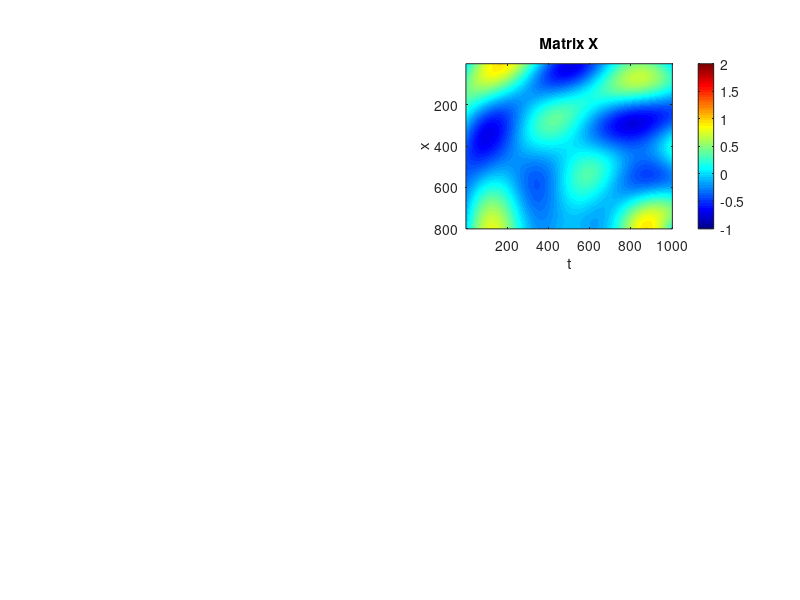
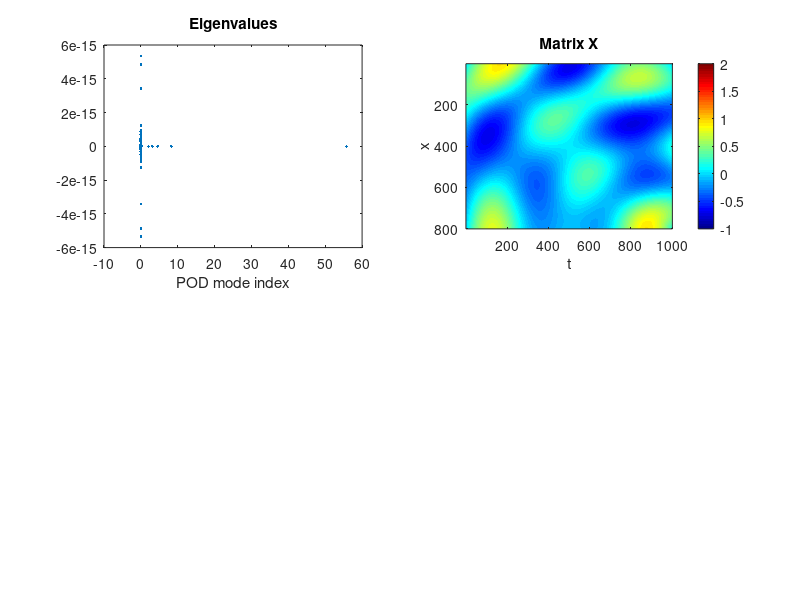
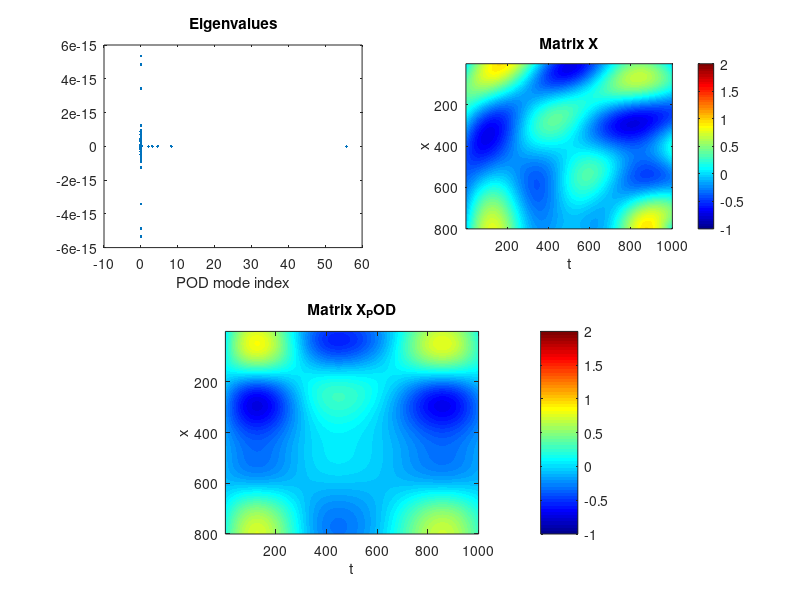
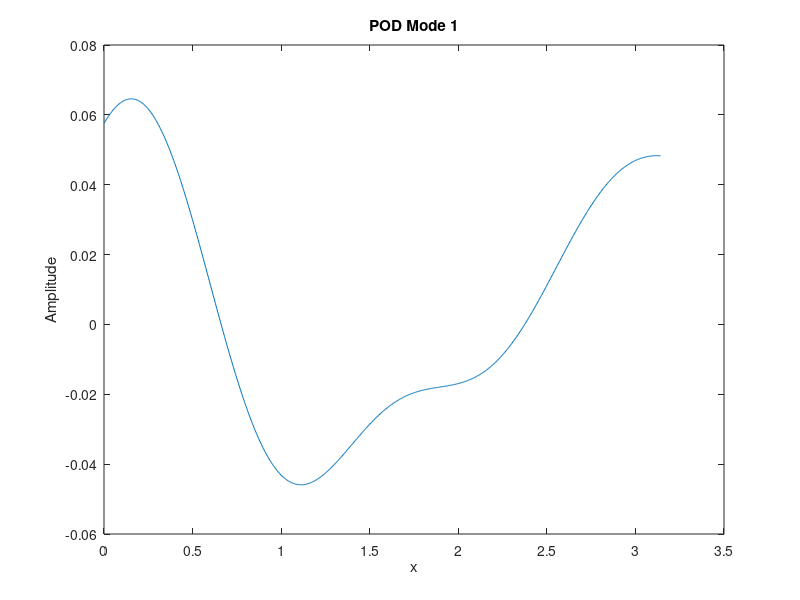

Here is the MATLAB script that generated these plots, in order:
clc;
clear all;

N=800;
M=1000;
x = linspace(0, pi, N)';
t = linspace(0, pi, M);
X = zeros(N, M);

% Calculation of matrix X
for i = 1:N
    for j = 1:M
        r = sqrt((t(j) - pi)^2 + (x(i) - pi)^2);
        X(i, j) = 0.5 * sin(3 * t(j)) * cos(2 * x(i)) + ...
                  0.3 * sin(5 * r) + ...
                  0.2 * cos(0.5 * t(j) + 1.5 * x(i)) * exp(-0.1 * r);
    end
end

% Center the data
mean_u = mean(X, 2);
X_centered = X - mean_u;

% Calculation of the correlation matrix
C = (1/M) * X_centered * X_centered';

% Plot Matrix X
figure(1);
subplot(2, 2, 2);
imagesc(X);
colormap(jet);
axis image;
title('Matrix X');
caxis([-1, 2]);
xlabel('t');
ylabel('x');
colorbar;
print('images/X_original.png', '-dpng');

% Compute eigenvectors and eigenvalues
[vecp,valp]=eig(C); % fonction eig

% Ordering from highest to lowest eigenvalue
[lambda,idx] = sort(diag(valp), 'descend');
phi = vecp(:, idx);

% Calculation of the time coefficients
a = phi' * X_centered;

% Number of considered POD modes (example for L=1)
L=1;
% Calculation of X_POD
X_POD = phi(:,1:L) * a(1:L,:) + mean_u;

% Plot Eigenvalues
subplot(2, 2, 1);
plot(lambda,'.');
xlabel('POD mode index');
title('Eigenvalues');
print('images/eigenvalues.png', '-dpng');

% Plot X_POD
subplot(2, 2, [3, 4]);
imagesc(X_POD);
colormap(jet);
axis image;
title('Matrix X_POD');
caxis([-1, 2]);
colorbar;
xlabel('t');
ylabel('x');
print('images/X_POD.png', '-dpng');

% Additional: Plot first 5 spatial modes
for i = 1:5
    figure(3 + i);
    plot(x, phi(:,i));
    title(['POD Mode ' num2str(i)]);
    xlabel('x');
    ylabel('Amplitude');
    print(['images/mode', num2str(i), '.png'], '-dpng');
end

% Additional: Plot first 5 temporal coefficients
figure(3);
for i = 1:5
    subplot(5,1,i);
    plot(t, a(i,:));
    title(['Temporal Coeff ' num2str(i)]);
end
print('images/temporal_coeffs.png', '-dpng');

% Reconstruction errors for k=1,3,5
% for k = [1 3 5]
%     X_POD_k = phi(:,1:k) * a(1:k,:) + mean_u;
%     error = norm(X - X_POD_k, 'fro') / norm(X, 'fro');
%     disp(['Relative error for k=' num2str(k) ': ' num2str(error)]);
% end

% Noisy data (commented out for now)
% X_noisy = X + 0.5 * randn(N, M);
% mean_u_noisy = mean(X_noisy, 2);
% X_noisy_centered = X_noisy - mean_u_noisy;
% C_noisy = (1/M) * X_noisy_centered * X_noisy_centered';
% [vecp_noisy,valp_noisy]=eig(C_noisy);
% [lambda_noisy,idx_noisy] = sort(diag(valp_noisy), 'descend');
% phi_noisy = vecp_noisy(:, idx_noisy);

% Compare modes
% for i=1:5
%     sign = sign(sum(phi(:,i) .* phi_noisy(:,i)));
%     diff = norm(phi(:,i) - sign * phi_noisy(:,i));
%     disp(['Norm diff for mode ' num2str(i) ': ' num2str(diff)]);
% end
